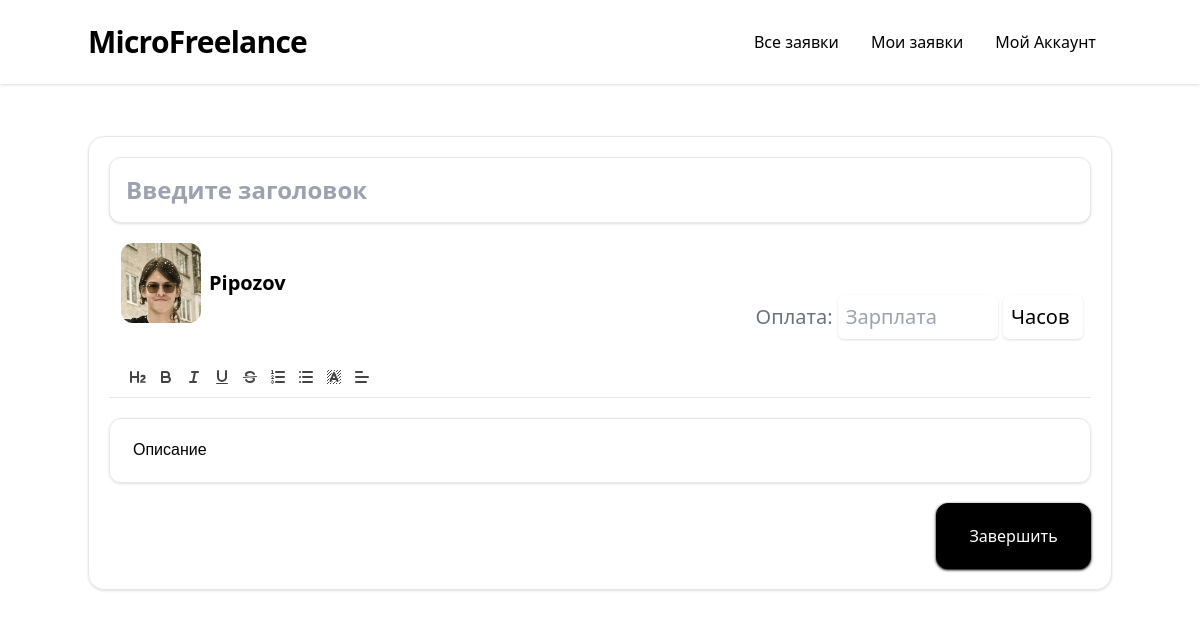
Page /create-post (signed in) on the earlier database version.
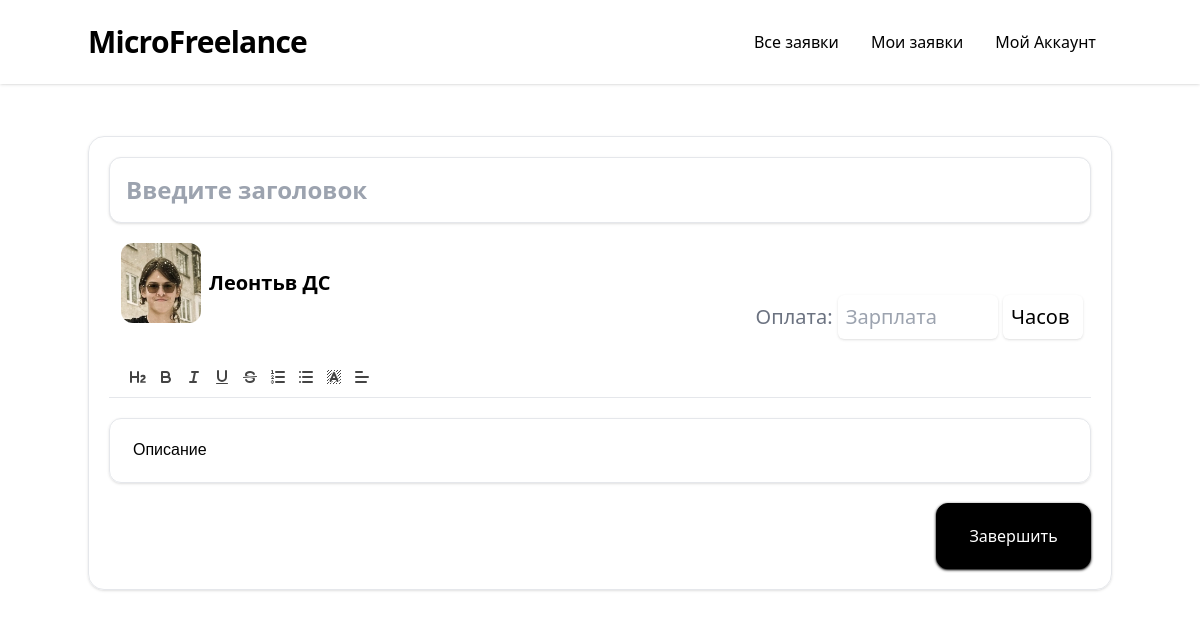
Same page on the later database version.
### models.py (models this page shows, shortened)
class User(UserMixin, db.Model):
    __table_name__ = "users"
    id: Mapped[int]                         = mapped_column(primary_key=True)
    login: Mapped[str]                      = mapped_column(String(64), index=True, unique=True)
    password_hash: Mapped[Optional[str]]    = mapped_column(String(256))
    name: Mapped[Optional[str]]             = mapped_column(String(64))
    aboutme: Mapped[Optional[str]]          = mapped_column(String(256))

### routes.py (the view, shortened to what this page needs)
@app.route('/create-post/', methods=['GET', 'POST'])
@app.route('/create-post',  methods=['GET', 'POST'])
@login_required
def create_post():
    if not current_user.is_authenticated:
        return redirect(url_for('my_tasks'))
    form = PostEditorForm()
    data = Post()
    data.author = current_user
    data.title = ''
    data.data = 'Описание'
    data.coast = ''
    data.currency = 'Часов'
    if request.method == 'POST':
        data.title = form.title.data
        data.data = form.data.data
        data.coast = form.coast.data
        data.currency = form.currency.data
        flash(['Произошла ошибка, возможно ошибка заполнения', 'red'])
    data.new_post = True
    return render_template('post.html', edit=True, form=form, current_user=current_user, data = data)

### forms.py
class PostEditorForm(FlaskForm):
    title = StringField('Заголовок', validators=[DataRequired()])
    coast = FloatField('Цена')
    currency = StringField('Валюта')
    data = StringField('Описание')
    data_text = StringField('Описание текст')
    files = MultipleFileField() # todo
    submit = SubmitField('Завершить')

### models.py (called while the page is built)
@login.user_loader
def load_user(id):
  return db.session.get(User, int(id))

### templates/post.html (shortened to what this page needs)
{% extends 'base/base.html' %}
{% block content %}
<link href="{{ url_for('static', filename='post_editor/quill.snow.css') }}" rel="stylesheet" />
<form method="POST" enctype='multipart/form-data'>
    <div class="mt-5 p-5 border-t sm:border sm:rounded-2xl sm:shadow">
        {% if edit %}
            <div class="font-semibold text-2xl">
                {{ form.title(placeholder='Введите заголовок', class="shadow border p-4 rounded-xl w-full", value=data.title) }}
            </div>
        {% endif %}
        <div class="mt-5 shrink-0 relative">
            {% if edit %}
                <a class="flex flex-nowrap grow-0 shrink-0 ml-3">
            {% else %}
                <a href="/profile/{{data.author.login}}" class="flex flex-nowrap grow-0 shrink-0 ml-3">
            {% endif %}
                <img class="size-20 rounded-xl" src="{{ url_for('static', filename='avatars/'+data.author.login + '.webp') }}">
                <div class="grid content-center">
                    <p class="text-xl ml-2 font-semibold">{{ data.author.name }}</p>
                </div>
            </a>
        </div>
        <div class="flex-col relative">
            <div class="text-right mr-2 sm:text-xl sm:-mt-7">
                {% if edit %}
                    <p class="ml-5"><span class="text-gray-500">Оплата:</span> {{ form.coast(class='text-xl w-40 shadow p-2 rounded-md', placeholder='Зарплата', value=data.coast) }} {{ form.currency(value=data.currency, class='w-20 shadow p-2 rounded-md') }} </p>
                {% else %}
                    <p class="ml-5"><span class="text-gray-500">Оплата:</span> <span class="text-xl sm:text-3xl">{{ data.coast }}</span> {{ data.currency }} </p>
                {% endif %}
            </div>
        </div>
        <div class="mt-4">
            {% if edit %}
                <div class="w-full border rounded-xl h-96 mt-5 resize-none p-2 shadow" id="editor">
                </div>
            {% else %}
                <div class="ql-container ql-snow ql-editor bg-gray-100 rounded-xl">{{ data.data|safe }}</div>
            {% endif %}
            {% if edit %}
                <div class="flex">
                    <div class="grow w-0 h-0 hidden sm:w-full sm:h-2 sm:flex"></div>
                    <a
                        onclick="getElementById('data').value = quill.getSemanticHTML(); getElementById('data_text').value = quill.getText().replaceAll('\n', ' '); getElementById('submit').click();"
                        class="shadow shadow-black border border-black bg-black text-white p-5 rounded-xl mt-5 w-full sm:w-44 text-center cursor-pointer transition-all hover:sm:scale-105"
                    >
                        Завершить
                    </a>
                </div>
            {% endif %}
        </div>
    </div>
</form>
{% endblock %}

Differences in the rows shown:
changed User: author.name "Pipozov" → "Леонтьв ДС"
